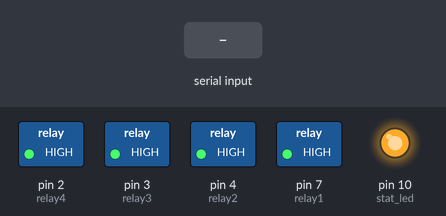
This sketch was run on a simulated Arduino Uno, built with avr-gcc and run on an emulated ATmega328P. Parts: switched loads named in the sketch (green lamp = pin HIGH), output pins drawn as LEDs (lit = HIGH). The test bench sets the inputs (shaded band).

Above: at 1.2 s.
1.3 s: "A" received over the second serial link
At 2.5 s:
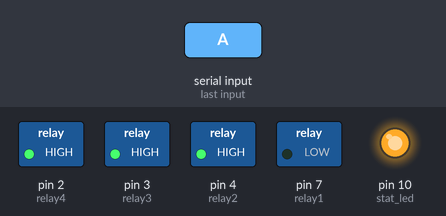
2.8 s: "B" received over the second serial link
At 3.7 s:
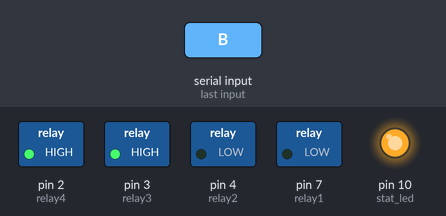
4.3 s: "a" received over the second serial link
At 4.8 s:
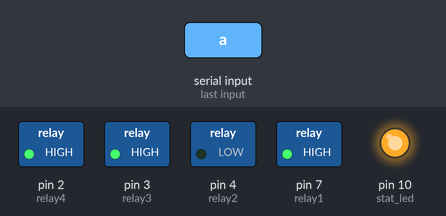
5.8 s: "C" received over the second serial link
At 7.0 s:
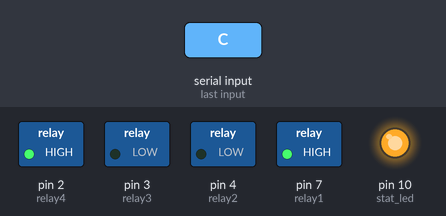
7.3 s: "b" received over the second serial link
At 8.3 s:
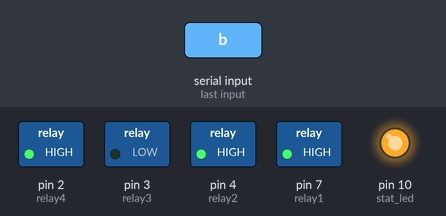
8.8 s: "D" received over the second serial link
At 9.5 s:
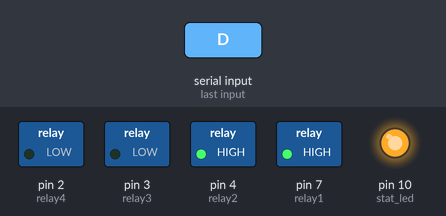
Timing chart, 0 to 11.3 s (numbered marks = the images above; inputs shaded):
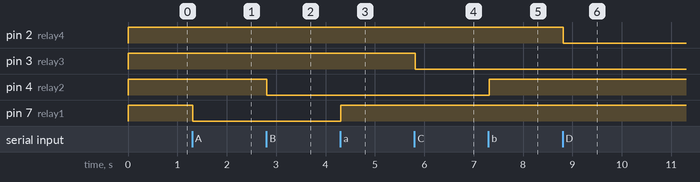

The sketch:

Bluetooth_4_ch.ino
```cpp
#include <SoftwareSerial.h>
SoftwareSerial mySerial(9, 8); // TX, RX

#define relay1 7 // define relay1 Interface
#define relay2 4 // define relay2 Interface
#define relay3 3 // define relay3 Interface
#define relay4 2 // define relay4 Interface

#define stat_led 10 //Status LED

void setup ()
{
  mySerial.begin(9600);

  pinMode(relay1, OUTPUT);
  pinMode(relay2, OUTPUT);
  pinMode(relay3, OUTPUT);
  pinMode(relay4, OUTPUT);
  pinMode(stat_led, OUTPUT);
  digitalWrite(relay1, HIGH);
  digitalWrite(relay2, HIGH);
  digitalWrite(relay3, HIGH);
  digitalWrite(relay4, HIGH);
  digitalWrite(stat_led, HIGH);
}
void loop ()
{
  digitalWrite(stat_led, HIGH);
  while (mySerial.available() > 0 )
  {
    delay(10);
    char ch = mySerial.read();
    mySerial.println(ch);
    switch (ch)
    {
      case 'A' :
        digitalWrite(relay1, LOW); // 'X' to turn on Relay
        break;
      case 'a' :
        digitalWrite(relay1, HIGH); // 'x' to turn off Relay
        break;
      case 'B' :
        digitalWrite(relay2, LOW);
        break;
      case 'b' :
        digitalWrite(relay2, HIGH) ;
        break;
      case 'C' :
        digitalWrite(relay3, LOW);
        break;
      case 'c' :
        digitalWrite(relay3, HIGH) ;
        break;
      case 'D' :
        digitalWrite(relay4, LOW);
        break;
      case 'd' :
        digitalWrite(relay4, HIGH) ;
        break;
      case '#' :
        digitalWrite(relay1, HIGH);
        digitalWrite(relay2, HIGH);
        digitalWrite(relay3, HIGH);
        digitalWrite(relay4, HIGH);
        break;
      case '@' :
        digitalWrite(relay1, LOW);
        digitalWrite(relay2, LOW);
        digitalWrite(relay3, LOW);
        digitalWrite(relay4, LOW);
        break;
    }
  }
}
```

Measured:
- after the input at 1.3 s, pin 7 (relay1): HIGH → LOW at once
- after the input at 2.8 s, pin 4 (relay2): HIGH → LOW at once
- after the input at 4.3 s, pin 7 (relay1): LOW → HIGH at once
- after the input at 5.8 s, pin 3 (relay3): HIGH → LOW at once
- after the input at 7.3 s, pin 4 (relay2): LOW → HIGH at once
- after the input at 8.8 s, pin 2 (relay4): HIGH → LOW at once
